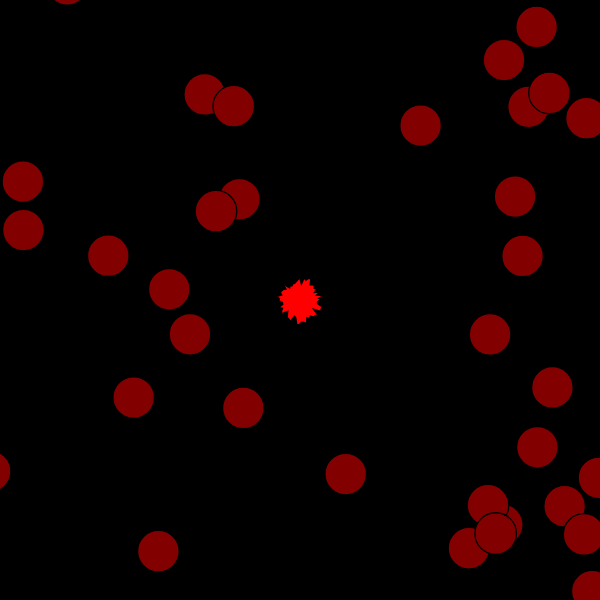
Frame 1 (no input)
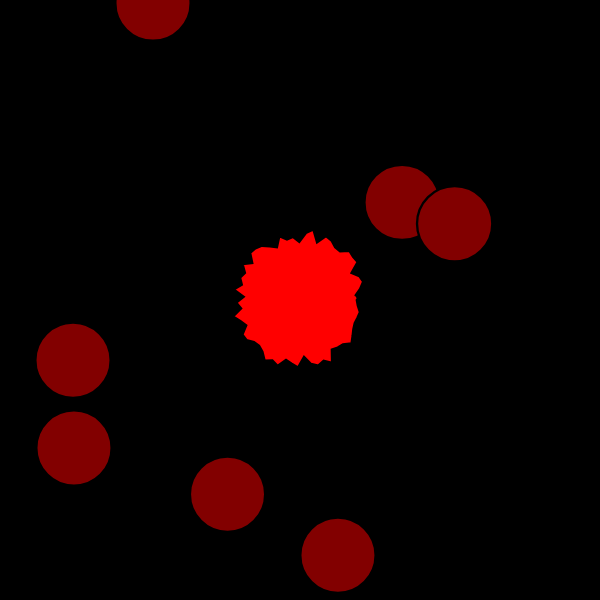
Frame 60 (no input)
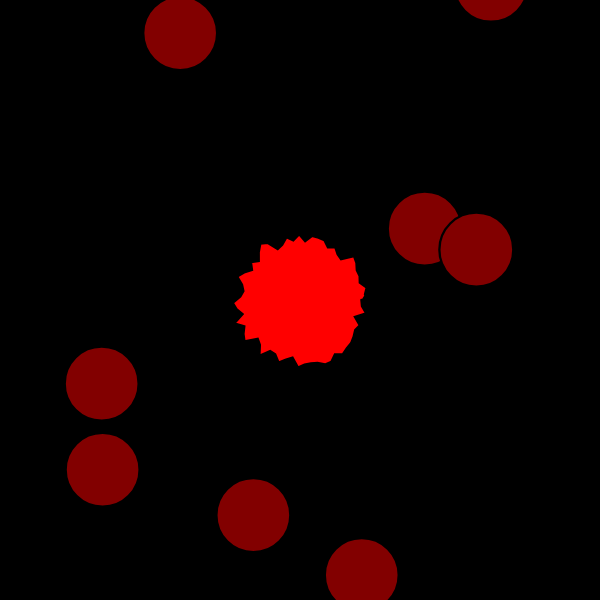
Frame 120 (the mouse pressed at the canvas centre since frame 60)

The p5.js sketch that drew these frames (run headless with seeded random() and noise() and a simulated clock; from frame 60 on, the mouse is pressed at the canvas centre):

// p5.js sketch
// ── sketch.js
var yoff = 0

function Blob(r,x,y,color) {
    this.pos = createVector(x,y)
    this.radius = r
    this.color = color
    this.vel = createVector(0,0)
    this.show = function() {
        fill (color,0,0)
        //console.log(this.pos.x,this.radius)
        ellipse(this.pos.x,this.pos.y,this.radius*2, this.radius*2)
    }

    this.wobble =function() {
        push ()
        translate(this.pos.x, this.pos.y)
        beginShape()
        let xoff = 0
        for(let i=0; i < TWO_PI; i+= 0.1){
            //let offset = map(sin(i * 10 + frameCount * 0.1), -1,1,-5,5) //sin wave
            //let offset = map(noise(xoff + yoff),0,1,-25,25)// spinning blob
            //let offset = map(noise(xoff,yoff),0,1,-25,25)
            //let r = this.radius + offset
            let r = this.radius + random(-4,3)
            let x = r * cos (i)
            let y = r * sin (i)
            vertex(x,y)
            xoff +=0.1
        }
        endShape()

        pop ()
        yoff += 0.1
    }

    this.update = function(){
        let newvel = createVector(mouseX- width/2,mouseY-height/2)
        newvel.setMag(3)
        this.vel.lerp(newvel,0.2)
        this.pos.add(this.vel)
    }

    this.eats = function(other){
        let d = p5.Vector.dist(this.pos,other.pos)
        let sum = PI * this.radius *this.radius + PI * other.radius *other.radius
        
        if(d < (this.radius + other.radius)){
            //console.log(sqrt(sum/PI))
            this.radius  = sqrt (sum/PI)
            console.log(this.radius,",",d)
            

            //this.radius += other.radius* 0.02
            return true
        } else {
            return false
        }
    }
}

var blobs = []
var no_of_blobs = 200
var myBlob
var zoom = 1

function setup() {
    createCanvas(600,600)
    myBlob = new Blob(16,0,0,130)
    for (let i=0; i < no_of_blobs; ++i){
        let x = random(-width,width)
        let y = random(-height, height)
        blobs[i] = new Blob(16,x,y,130)
    }
    
    
}

function draw() {
    background(0)
    //translate(width/2-myBlob.pos.x,height/2-myBlob.pos.y)
    translate(width/2,height/2)
    let newzoom= (64/myBlob.radius)
    zoom = lerp(zoom,newzoom,0.1)
    scale (zoom)
    translate(-myBlob.pos.x,-myBlob.pos.y)
    
    for (let i = no_of_blobs - 1; i >= 0; --i){

        if(blobs[i]){
            blobs[i].show()
            if(myBlob.eats(blobs[i])){
                console.log("one gone")
                blobs.splice(i,1)
            
            //myBlob.grow()

            }
        } 
        
    }

    fill(255,0,0)

    myBlob.wobble()
    myBlob.update()
    
}
